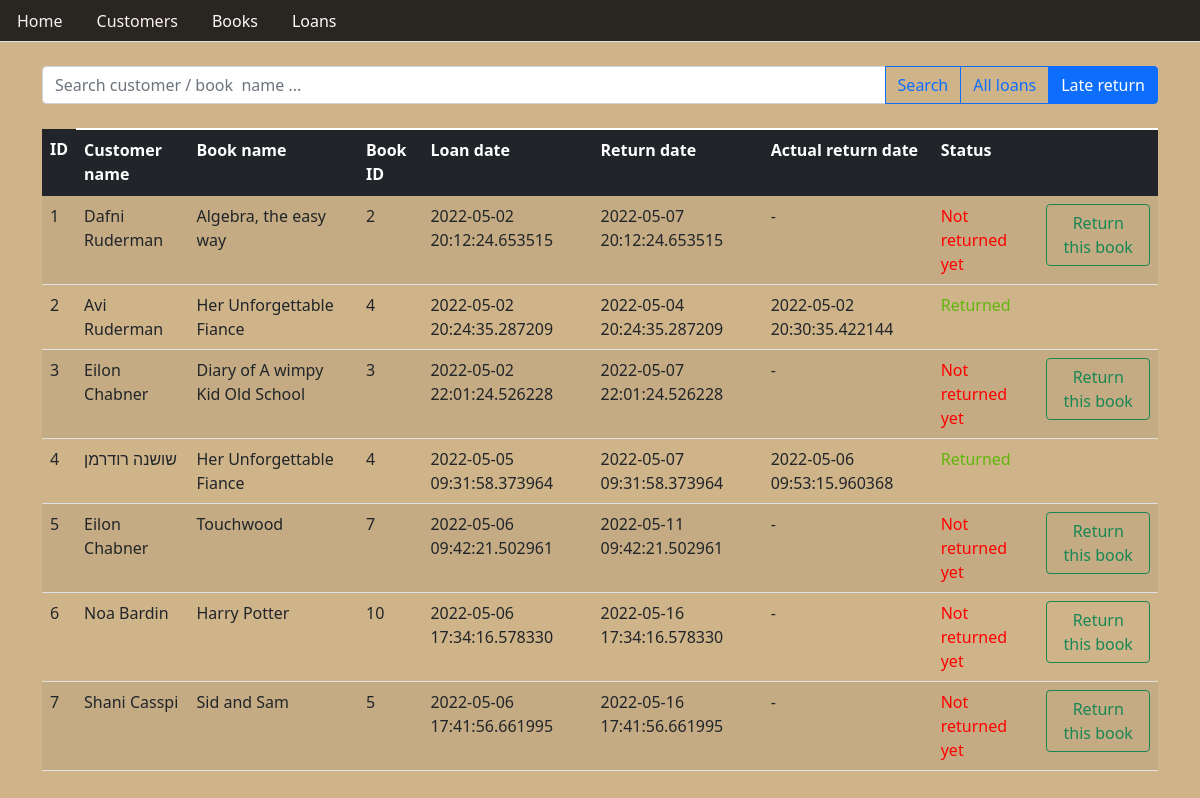
Page /addRent on the committed database.
### tables this page shows
CREATE TABLE loans (
	id INTEGER NOT NULL, 
	"CustID" INTEGER, 
	"BookID" INTEGER, 
	"Loandate" VARCHAR, 
	"Returndate" VARCHAR, 
	"ActualReturndate" VARCHAR, 
	"Status" VARCHAR, 
	PRIMARY KEY (id), 
	FOREIGN KEY("CustID") REFERENCES customers (id), 
	FOREIGN KEY("BookID") REFERENCES books (id)
);

CREATE TABLE customers (
	id INTEGER NOT NULL, 
	"Name" VARCHAR, 
	"City" VARCHAR, 
	"Age" INTEGER, 
	PRIMARY KEY (id)
);

CREATE TABLE books (
	id INTEGER NOT NULL, 
	"Name" VARCHAR, 
	"Author" VARCHAR, 
	"YearPublished" INTEGER, 
	"Type" INTEGER, 
	"Status" VARCHAR, 
	"Image" VARCHAR, 
	PRIMARY KEY (id)
);

### app.py (the view, shortened to what this page needs)
@api.route('/addRent', methods=['POST','GET'])
def addRent():
    return loansNEW()

### app.py (called while the page is built)
@api.route('/loansNEW')
def loansNEW():
    if request.method=='GET':
        if request.args.get('name') != None:
            loansList=dbms.print_loans_by_name(request.args.get('name'))
            return render_template("loansNEW.html",loansList=loansList)
        if request.args.get('bookid') != null:
          dbms.update_loan_status_returned(request.args.get('loanid'))
          dbms.update_loan_actual_returnDate(request.args.get('loanid'))
          dbms.update_book_status_Available(request.args.get('bookid'))
    loansList= dbms.print_all_loans()
    return render_template("loansNEW.html",loansList=loansList)

### database/mydatabase.py (called while the page is built)
    def execute_query(self, query=''):
        if query == '' : print('aaaaaa')
        print (query)
        with self.db_engine.connect() as connection:
            try:
                connection.execute(query)
            except Exception as e:
                print(e)

    def print_all(self, table='', query=''):
        query = query if query != '' else f"SELECT * FROM '{table}';"
        print(" ")
        print(f'printing {table} table : ')
        print('__________________________')
        print(" ")
        res = []
        with self.db_engine.connect() as connection:
            try:
                result = connection.execute(query)
            except Exception as e:
                print(e)
            else:
                for row in result:
                    res.append( row)
                result.close()
        return (res)

    def update_book_status_Available(self,id):
        query = f"UPDATE '{BOOKS}' SET Status='Available' WHERE id={id};"
        print(query)
        self.execute_query(query)

    def print_all_loans(self):
        query = f"SELECT L.id, C.Name AS 'CUSTOMERNAME', B.Name AS 'BOOKNAME', L.BookID, L.Loandate, L.Returndate, L.ActualReturndate, L.Status  FROM '{CUSTOMERS}' AS C INNER JOIN '{LOANS}' AS L ON C.id=L.CustID INNER JOIN '{BOOKS}' AS B ON L.BookID=B.id;"
        return self.print_all(query=query)

    def update_loan_status_returned(self,id):
        query = f"UPDATE '{LOANS}' SET Status='Returned' WHERE id={id};"
        print(query)
        self.execute_query(query)

    def update_loan_actual_returnDate(self,id):
        query = f"UPDATE '{LOANS}' SET ActualReturndate='{datetime.now()}' WHERE id={id};"
        print(query)
        self.execute_query(query)

### templates/loansNEW.html (shortened to what this page needs)
{% extends 'layout.html'%}
{% block body %}
<div class="container">
  <br>
  <form class="input-group" method="GET" class="form-inline my-2 my-lg-0">
    <input
      name="name"
      class="form-control mr-sm-2"
      type="text"
      placeholder="Search customer / book  name ..."
      aria-label="Search"
    />
    <button class="btn btn-outline-primary" type="submit">Search</button>
    <a href="/loansNEW" class="btn btn-outline-primary" type="submit">All loans</a>
    <a href="/lateReturn" class="btn btn-primary" type="submit">Late return</a>
    </form> <br>
<table class="table table-striped">
    <thead class="thead-light">
      <tr class="table table-dark">
        <th scope="col">ID</th>
        <th scope="col">Customer name</th>
        <th scope="col">Book name</th>
        <th scope="col">Book ID</th>
        <th scope="col">Loan date</th>
        <th scope="col">Return date</th>
        <th scope="col">Actual return date</th>
        <th scope="col">Status</th>
        <th scope="col">  </th>
      </tr>
    </thead>
    <tbody>
        {%for loan in loansList%}
        <tr>
          <td>{{loan.id}}</td>
          <td>{{loan.CUSTOMERNAME}}</td>
          <td>{{loan.BOOKNAME}}</td>
          <td>{{loan.BookID}}</td>
          <td>{{loan.Loandate}}</td>
          <td>{{loan.Returndate}}</td>
          <td>{{loan.ActualReturndate}}</td>
          {% if loan.Status != 'Not returned yet' %}
          <td style="color:rgb(97, 182, 12);">{{loan.Status}}</td>
          {% else %}
          <td style="color: red;">{{loan.Status}}</td>
          {% endif %}
          {% if loan.Status == 'Not returned yet' %}
          <td><a
            class="btn btn-outline-success"
            href="/loansNEW?bookid={{loan.BookID}}&loanid={{loan.id}}"
            >Return this book</a
          ></td>
          {% else %}
          <td> </td>
          {% endif %}
        </tr>
        {% endfor %}
      </tbody>
    </table>
  </div>
{% endblock %}

### rows in the picture
loans: id "1", CUSTOMERNAME "Dafni Ruderman", BOOKNAME "Algebra, the easy way", BookID "2", Loandate "2022-05-02 20:12:24.653515", Returndate "2022-05-07 20:12:24.653515", ActualReturndate "-", Status "Not returned yet"
loans: id "2", CUSTOMERNAME "Avi Ruderman", BOOKNAME "Her Unforgettable Fiance", BookID "4", Loandate "2022-05-02 20:24:35.287209", Returndate "2022-05-04 20:24:35.287209", ActualReturndate "2022-05-02 20:30:35.422144", Status "Returned"
loans: id "3", CUSTOMERNAME "Eilon Chabner", BOOKNAME "Diary of A wimpy Kid Old School", BookID "3", Loandate "2022-05-02 22:01:24.526228", Returndate "2022-05-07 22:01:24.526228", ActualReturndate "-", Status "Not returned yet"
loans: id "4", CUSTOMERNAME "שושנה רודרמן", BOOKNAME "Her Unforgettable Fiance", BookID "4", Loandate "2022-05-05 09:31:58.373964", Returndate "2022-05-07 09:31:58.373964", ActualReturndate "2022-05-06 09:53:15.960368", Status "Returned"
loans: id "5", CUSTOMERNAME "Eilon Chabner", BOOKNAME "Touchwood", BookID "7", Loandate "2022-05-06 09:42:21.502961", Returndate "2022-05-11 09:42:21.502961", ActualReturndate "-", Status "Not returned yet"
loans: id "6", CUSTOMERNAME "Noa Bardin", BOOKNAME "Harry Potter", BookID "10", Loandate "2022-05-06 17:34:16.578330", Returndate "2022-05-16 17:34:16.578330", ActualReturndate "-", Status "Not returned yet"
loans: id "7", CUSTOMERNAME "Shani Casspi", BOOKNAME "Sid and Sam", BookID "5", Loandate "2022-05-06 17:41:56.661995", Returndate "2022-05-16 17:41:56.661995", ActualReturndate "-", Status "Not returned yet"
